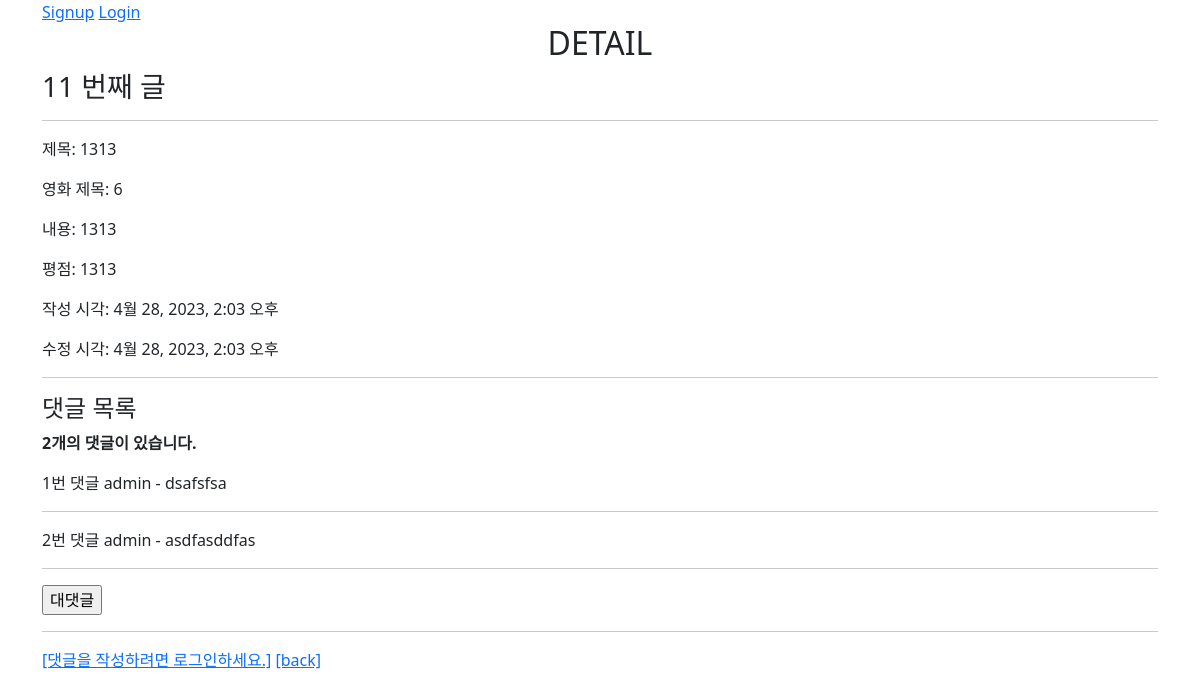
Screenshot of /community/11/ with the database file from the repository.
### community/models.py (models this page shows)
class Review(models.Model):
    title = models.CharField(max_length=100)
    movie_title = models.CharField(max_length=50)
    rank = models.IntegerField()
    content = models.TextField()
    movies = models.TextField(blank=True, null=True)
    created_at = models.DateTimeField(auto_now_add=True)
    updated_at = models.DateTimeField(auto_now=True)
    user = models.ForeignKey(settings.AUTH_USER_MODEL, on_delete=models.CASCADE)
    like_users = models.ManyToManyField(settings.AUTH_USER_MODEL, related_name='like_reviews')

class Comment(models.Model):
    content = models.TextField()
    review = models.ForeignKey(Review, on_delete=models.CASCADE)
    user = models.ForeignKey(settings.AUTH_USER_MODEL, on_delete=models.CASCADE)
    parent = models.ForeignKey('self',
                               on_delete=models.CASCADE,
                               null=True,
                               related_name='replies'
                               )

### accounts/models.py (models this page shows)
class User(AbstractUser):
    followings = models.ManyToManyField('self', symmetrical=False, related_name='followers')

### community/views.py (the view)
# urls.py: path('<int:review_pk>/', views.detail, name='detail'),
@require_safe
def detail(request, review_pk):
    review = get_object_or_404(Review, pk=review_pk)
    comments = review.comment_set.all()
    comment_form = CommentForm()
    context = {
        'review': review,
        'comment_form': comment_form,
        'comments': comments,
    }
    return render(request, 'community/detail.html', context)

### community/forms.py
class CommentForm(forms.ModelForm):
    class Meta:
        model = Comment
        exclude = ['review', 'user']

### community/templates/community/detail.html (shortened to what this page needs)
{% extends 'base.html' %}
{% block content %}
  <h2 class="text-center">DETAIL</h2>
  <h3>{{ review.pk }} 번째 글</h3>
  <hr>
  <p>제목: {{ review.title }}</p>
  <p>영화 제목: {{ review.movie_title }}</p>
  <p>내용: {{ review.content }}</p>
  <p>평점: {{ review.rank }}</p>
  <p>작성 시각: {{ review.created_at }}</p>
  <p>수정 시각: {{ review.updated_at }}</p>
  <hr>
  <h4>댓글 목록</h4>
  {% if comments|length %}
    <p><b>{{ comments|length }}개의 댓글이 있습니다.</b></p>
  {% endif %}
  {% for comment in comments %}
    <div>
      {{ comment.pk }}번 댓글 {{ comment.user }} - {{ comment.content }}
    </div>
    <hr>
  {% empty %}
    <p><b>댓글이 없어요..</b></p>
  {% endfor %}
  <form action="{% url 'community:create_comment' review.pk %}" method="post">
    <input type="submit" value="대댓글">
  </form>
  <hr>
  {% if user.is_authenticated %}
    <form action="{% url 'community:create_comment' review.pk %}" method="POST">
      {% csrf_token %}
      {{ comment_form }}
      <input type="submit">
    </form>
  {% else %}
    <a href="{% url 'accounts:login' %}">[댓글을 작성하려면 로그인하세요.]</a>
  {% endif %}
  <a href="{% url 'community:index' %}">[back]</a>
{% endblock  %}

### rows the page displays
Review: pk "11", title "1313", movie_title "6", content "1313", rank "1313", created_at "4월 28, 2023, 2:03 오후", updated_at "4월 28, 2023, 2:03 오후"
Comment: pk "1", user "admin", content "dsafsfsa"
Comment: pk "2", user "admin", content "asdfasddfas"

### other values shown
{{ comments|length }} "2"
